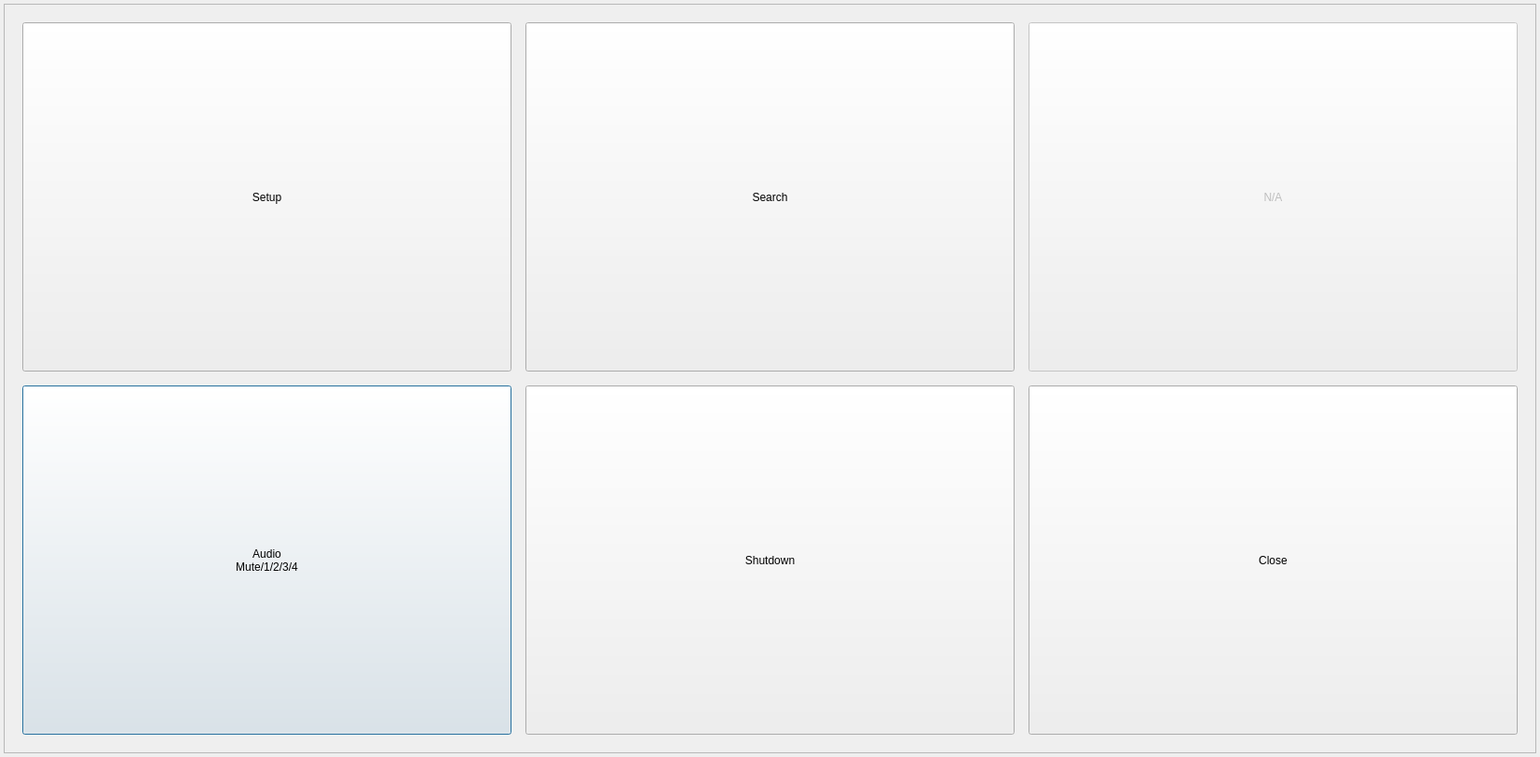
<?xml version="1.0" encoding="UTF-8"?>
<ui version="4.0">
 <class>MainMenu1080p</class>
 <widget class="QDialog" name="MainMenu1080p">
  <property name="enabled">
   <bool>true</bool>
  </property>
  <property name="geometry">
   <rect>
    <x>0</x>
    <y>0</y>
    <width>1653</width>
    <height>813</height>
   </rect>
  </property>
  <property name="windowTitle">
   <string/>
  </property>
  <property name="sizeGripEnabled">
   <bool>false</bool>
  </property>
  <property name="modal">
   <bool>false</bool>
  </property>
  <widget class="QFrame" name="frame">
   <property name="geometry">
    <rect>
     <x>4</x>
     <y>4</y>
     <width>1645</width>
     <height>805</height>
    </rect>
   </property>
   <property name="frameShape">
    <enum>QFrame::StyledPanel</enum>
   </property>
   <property name="frameShadow">
    <enum>QFrame::Raised</enum>
   </property>
   <widget class="QPushButton" name="buttonAudio">
    <property name="geometry">
     <rect>
      <x>20</x>
      <y>410</y>
      <width>525</width>
      <height>375</height>
     </rect>
    </property>
    <property name="sizePolicy">
     <sizepolicy hsizetype="Preferred" vsizetype="Preferred">
      <horstretch>0</horstretch>
      <verstretch>0</verstretch>
     </sizepolicy>
    </property>
    <property name="text">
     <string>Audio
Mute/1/2/3/4</string>
    </property>
   </widget>
   <widget class="QPushButton" name="buttonNotAvailable">
    <property name="enabled">
     <bool>false</bool>
    </property>
    <property name="geometry">
     <rect>
      <x>1100</x>
      <y>20</y>
      <width>525</width>
      <height>375</height>
     </rect>
    </property>
    <property name="sizePolicy">
     <sizepolicy hsizetype="Preferred" vsizetype="Preferred">
      <horstretch>0</horstretch>
      <verstretch>0</verstretch>
     </sizepolicy>
    </property>
    <property name="text">
     <string>N/A</string>
    </property>
   </widget>
   <widget class="QPushButton" name="buttonShutdown">
    <property name="geometry">
     <rect>
      <x>560</x>
      <y>410</y>
      <width>525</width>
      <height>375</height>
     </rect>
    </property>
    <property name="sizePolicy">
     <sizepolicy hsizetype="Preferred" vsizetype="Preferred">
      <horstretch>0</horstretch>
      <verstretch>0</verstretch>
     </sizepolicy>
    </property>
    <property name="text">
     <string>Shutdown</string>
    </property>
   </widget>
   <widget class="QPushButton" name="buttonClose">
    <property name="geometry">
     <rect>
      <x>1100</x>
      <y>410</y>
      <width>525</width>
      <height>375</height>
     </rect>
    </property>
    <property name="sizePolicy">
     <sizepolicy hsizetype="Preferred" vsizetype="Preferred">
      <horstretch>0</horstretch>
      <verstretch>0</verstretch>
     </sizepolicy>
    </property>
    <property name="text">
     <string>Close</string>
    </property>
   </widget>
   <widget class="QPushButton" name="buttonSearch">
    <property name="geometry">
     <rect>
      <x>560</x>
      <y>20</y>
      <width>525</width>
      <height>375</height>
     </rect>
    </property>
    <property name="sizePolicy">
     <sizepolicy hsizetype="Preferred" vsizetype="Preferred">
      <horstretch>0</horstretch>
      <verstretch>0</verstretch>
     </sizepolicy>
    </property>
    <property name="text">
     <string>Search</string>
    </property>
   </widget>
   <widget class="QPushButton" name="buttonSetup">
    <property name="geometry">
     <rect>
      <x>20</x>
      <y>20</y>
      <width>525</width>
      <height>375</height>
     </rect>
    </property>
    <property name="sizePolicy">
     <sizepolicy hsizetype="Preferred" vsizetype="Preferred">
      <horstretch>0</horstretch>
      <verstretch>0</verstretch>
     </sizepolicy>
    </property>
    <property name="text">
     <string>Setup</string>
    </property>
   </widget>
  </widget>
 </widget>
 <resources/>
 <connections/>
</ui>
